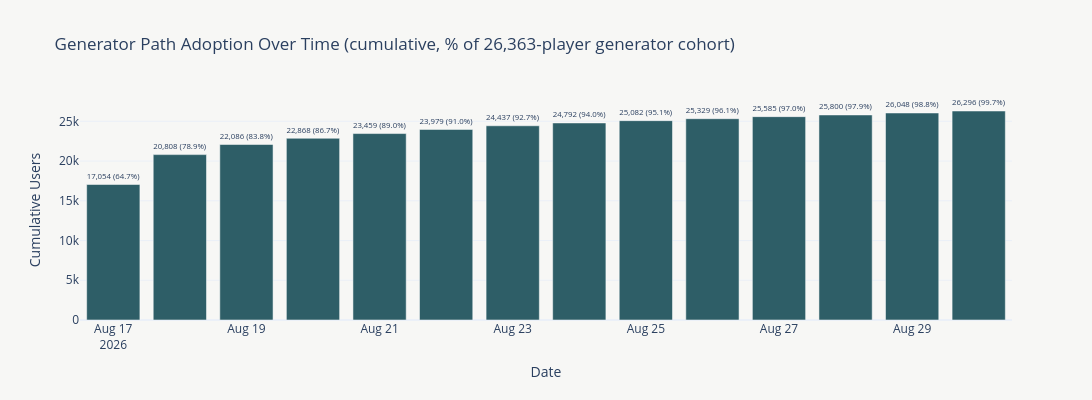
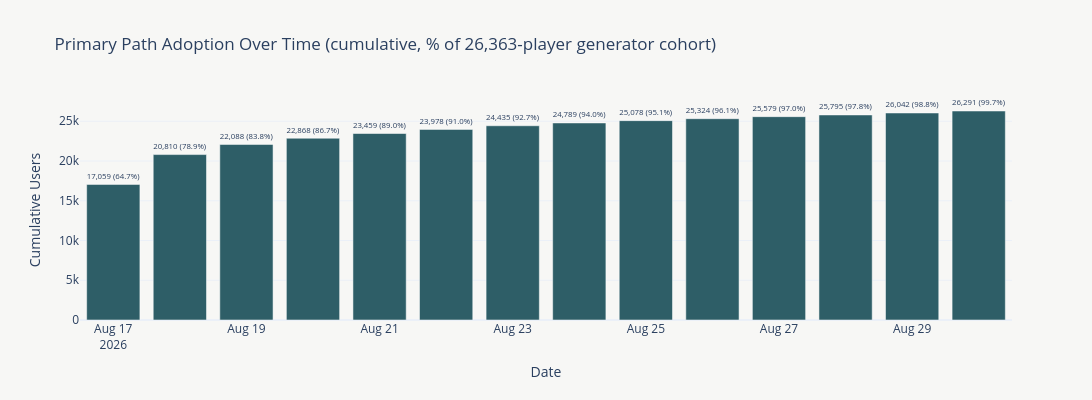
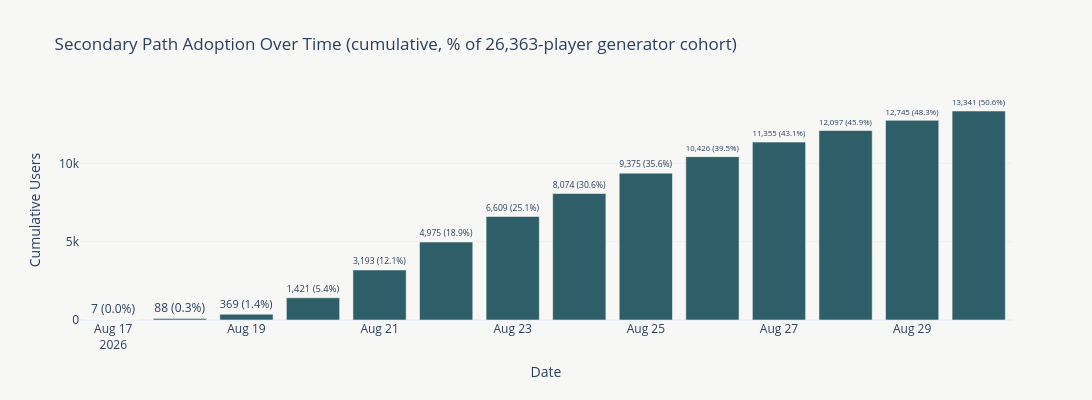

The notebook cell saved with these charts, in order:
### Code cell
path_labels = {'generatorPath': 'Generator', 'primaryPath': 'Primary', 'secondaryPath': 'Secondary'}

for path, label in path_labels.items():
    fig = px.bar(
        reach_by_path[path],
        x='dt',
        y='cumulative_users',
        text='label',
        title=f'{label} Path Adoption Over Time (cumulative, % of {n_population:,}-player generator cohort)',
        width=1200,
        height=400,
        labels={'cumulative_users': 'Cumulative Users', 'dt': 'Date'},
        hover_data={'pct_of_population': ':.1f', 'label': False},
        color_discrete_sequence=[_FEW_QUALITATIVE[0]],
    )
    fig.update_traces(textposition='outside')
    few_style(fig)
    fig.show()

### Figure 1 — Plotly figure (JSON) as saved in the notebook; plotly's stock layout.template omitted (floating-point values rounded to 4 significant figures)
{"data": [{"customdata": [[64.7, "17,054 (64.7%)"], [78.9, "20,808 (78.9%)"], [83.8, "22,086 (83.8%)"], [86.7, "22,868 (86.7%)"], [89, "23,459 (89.0%)"], [91, "23,979 (91.0%)"], [92.7, "24,437 (92.7%)"], [94, "24,792 (94.0%)"], [95.1, "25,082 (95.1%)"], [96.1, "25,329 (96.1%)"], [97, "25,585 (97.0%)"], [97.9, "25,800 (97.9%)"], [98.8, "26,048 (98.8%)"], [99.7, "26,296 (99.7%)"]], "hovertemplate": "Date=%{x}<br>Cumulative Users=%{y}<br>pct_of_population=%{customdata[0]:.1f}<extra></extra>", "legendgroup": "", "marker": {"color": "#2E5E67", "pattern": {"shape": ""}}, "name": "", "orientation": "v", "showlegend": false, "text": ["17,054 (64.7%)", "20,808 (78.9%)", "22,086 (83.8%)", "22,868 (86.7%)", "23,459 (89.0%)", "23,979 (91.0%)", "24,437 (92.7%)", "24,792 (94.0%)", "25,082 (95.1%)", "25,329 (96.1%)", "25,585 (97.0%)", "25,800 (97.9%)", "26,048 (98.8%)", "26,296 (99.7%)"], "textposition": "outside", "type": "bar", "x": ["2026-08-17T00:00:00.000000000", "2026-08-18T00:00:00.000000000", "2026-08-19T00:00:00.000000000", "2026-08-20T00:00:00.000000000", "2026-08-21T00:00:00.000000000", "2026-08-22T00:00:00.000000000", "2026-08-23T00:00:00.000000000", "2026-08-24T00:00:00.000000000", "2026-08-25T00:00:00.000000000", "2026-08-26T00:00:00.000000000", "2026-08-27T00:00:00.000000000", "2026-08-28T00:00:00.000000000", "2026-08-29T00:00:00.000000000", "2026-08-30T00:00:00.000000000"], "xaxis": "x", "y": [17054, 20808, 22086, 22868, 23459, 23979, 24437, 24792, 25082, 25329, 25585, 25800, 26048, 26296], "yaxis": "y"}], "layout": {"barmode": "relative", "height": 400, "legend": {"tracegroupgap": 0}, "paper_bgcolor": "#f7f7f5", "plot_bgcolor": "#f7f7f5", "title": {"text": "Generator Path Adoption Over Time (cumulative, % of 26,363-player generator cohort)"}, "width": 1200, "xaxis": {"anchor": "y", "domain": [0, 1], "title": {"text": "Date"}}, "yaxis": {"anchor": "x", "domain": [0, 1], "title": {"text": "Cumulative Users"}}}}

### Figure 2 — Plotly figure (JSON) as saved in the notebook; plotly's stock layout.template omitted (floating-point values rounded to 4 significant figures)
{"data": [{"customdata": [[64.7, "17,059 (64.7%)"], [78.9, "20,810 (78.9%)"], [83.8, "22,088 (83.8%)"], [86.7, "22,868 (86.7%)"], [89, "23,459 (89.0%)"], [91, "23,978 (91.0%)"], [92.7, "24,435 (92.7%)"], [94, "24,789 (94.0%)"], [95.1, "25,078 (95.1%)"], [96.1, "25,324 (96.1%)"], [97, "25,579 (97.0%)"], [97.8, "25,795 (97.8%)"], [98.8, "26,042 (98.8%)"], [99.7, "26,291 (99.7%)"]], "hovertemplate": "Date=%{x}<br>Cumulative Users=%{y}<br>pct_of_population=%{customdata[0]:.1f}<extra></extra>", "legendgroup": "", "marker": {"color": "#2E5E67", "pattern": {"shape": ""}}, "name": "", "orientation": "v", "showlegend": false, "text": ["17,059 (64.7%)", "20,810 (78.9%)", "22,088 (83.8%)", "22,868 (86.7%)", "23,459 (89.0%)", "23,978 (91.0%)", "24,435 (92.7%)", "24,789 (94.0%)", "25,078 (95.1%)", "25,324 (96.1%)", "25,579 (97.0%)", "25,795 (97.8%)", "26,042 (98.8%)", "26,291 (99.7%)"], "textposition": "outside", "type": "bar", "x": ["2026-08-17T00:00:00.000000000", "2026-08-18T00:00:00.000000000", "2026-08-19T00:00:00.000000000", "2026-08-20T00:00:00.000000000", "2026-08-21T00:00:00.000000000", "2026-08-22T00:00:00.000000000", "2026-08-23T00:00:00.000000000", "2026-08-24T00:00:00.000000000", "2026-08-25T00:00:00.000000000", "2026-08-26T00:00:00.000000000", "2026-08-27T00:00:00.000000000", "2026-08-28T00:00:00.000000000", "2026-08-29T00:00:00.000000000", "2026-08-30T00:00:00.000000000"], "xaxis": "x", "y": [17059, 20810, 22088, 22868, 23459, 23978, 24435, 24789, 25078, 25324, 25579, 25795, 26042, 26291], "yaxis": "y"}], "layout": {"barmode": "relative", "height": 400, "legend": {"tracegroupgap": 0}, "paper_bgcolor": "#f7f7f5", "plot_bgcolor": "#f7f7f5", "title": {"text": "Primary Path Adoption Over Time (cumulative, % of 26,363-player generator cohort)"}, "width": 1200, "xaxis": {"anchor": "y", "domain": [0, 1], "title": {"text": "Date"}}, "yaxis": {"anchor": "x", "domain": [0, 1], "title": {"text": "Cumulative Users"}}}}

### Figure 3 — Plotly figure (JSON) as saved in the notebook; plotly's stock layout.template omitted (floating-point values rounded to 4 significant figures)
{"data": [{"customdata": [[0, "7 (0.0%)"], [0.3, "88 (0.3%)"], [1.4, "369 (1.4%)"], [5.4, "1,421 (5.4%)"], [12.1, "3,193 (12.1%)"], [18.9, "4,975 (18.9%)"], [25.1, "6,609 (25.1%)"], [30.6, "8,074 (30.6%)"], [35.6, "9,375 (35.6%)"], [39.5, "10,426 (39.5%)"], [43.1, "11,355 (43.1%)"], [45.9, "12,097 (45.9%)"], [48.3, "12,745 (48.3%)"], [50.6, "13,341 (50.6%)"]], "hovertemplate": "Date=%{x}<br>Cumulative Users=%{y}<br>pct_of_population=%{customdata[0]:.1f}<extra></extra>", "legendgroup": "", "marker": {"color": "#2E5E67", "pattern": {"shape": ""}}, "name": "", "orientation": "v", "showlegend": false, "text": ["7 (0.0%)", "88 (0.3%)", "369 (1.4%)", "1,421 (5.4%)", "3,193 (12.1%)", "4,975 (18.9%)", "6,609 (25.1%)", "8,074 (30.6%)", "9,375 (35.6%)", "10,426 (39.5%)", "11,355 (43.1%)", "12,097 (45.9%)", "12,745 (48.3%)", "13,341 (50.6%)"], "textposition": "outside", "type": "bar", "x": ["2026-08-17T00:00:00.000000000", "2026-08-18T00:00:00.000000000", "2026-08-19T00:00:00.000000000", "2026-08-20T00:00:00.000000000", "2026-08-21T00:00:00.000000000", "2026-08-22T00:00:00.000000000", "2026-08-23T00:00:00.000000000", "2026-08-24T00:00:00.000000000", "2026-08-25T00:00:00.000000000", "2026-08-26T00:00:00.000000000", "2026-08-27T00:00:00.000000000", "2026-08-28T00:00:00.000000000", "2026-08-29T00:00:00.000000000", "2026-08-30T00:00:00.000000000"], "xaxis": "x", "y": [7, 88, 369, 1421, 3193, 4975, 6609, 8074, 9375, 10426, 11355, 12097, 12745, 13341], "yaxis": "y"}], "layout": {"barmode": "relative", "height": 400, "legend": {"tracegroupgap": 0}, "paper_bgcolor": "#f7f7f5", "plot_bgcolor": "#f7f7f5", "title": {"text": "Secondary Path Adoption Over Time (cumulative, % of 26,363-player generator cohort)"}, "width": 1200, "xaxis": {"anchor": "y", "domain": [0, 1], "title": {"text": "Date"}}, "yaxis": {"anchor": "x", "domain": [0, 1], "title": {"text": "Cumulative Users"}}}}
